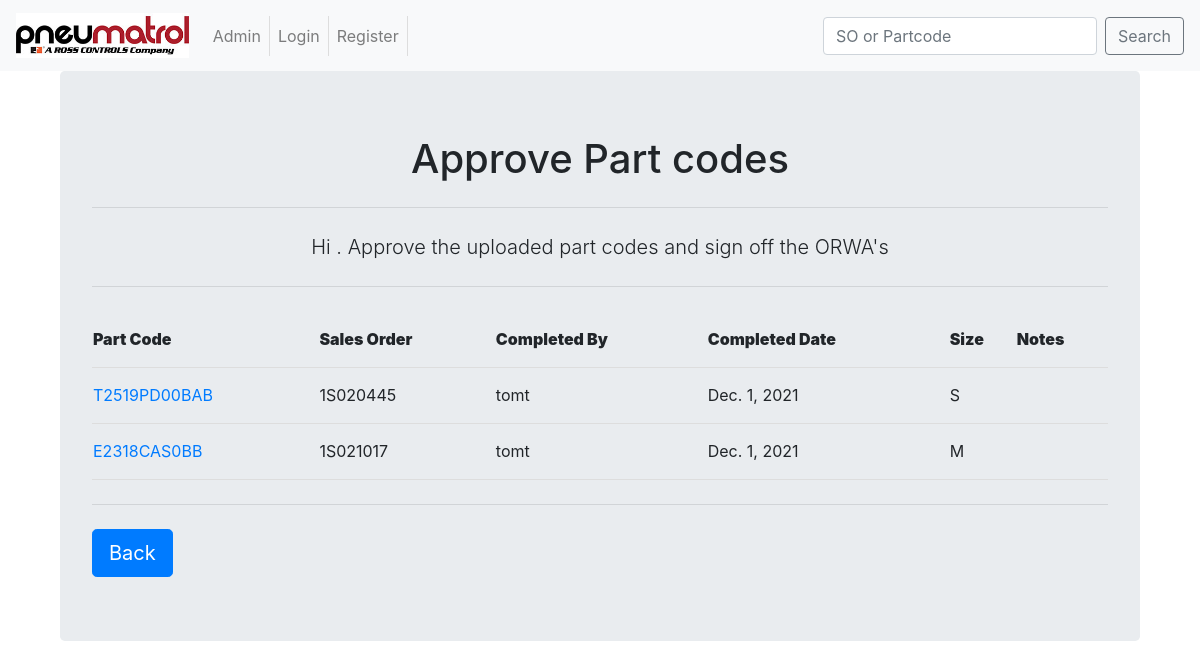
Page /ORWAapp/home/Approve/ on the earlier database version.
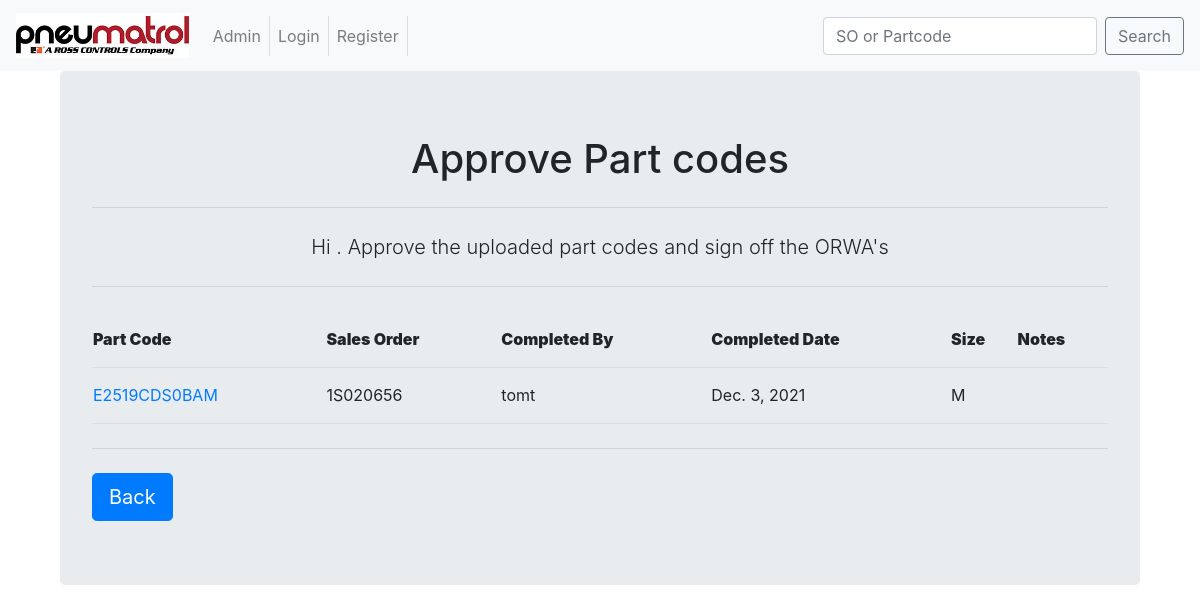
Same page on the later database version.
### ORWAapp/models.py (models this page shows, shortened)
class Parts(models.Model):
	part_code = models.CharField(max_length=22, unique=True)
	part_type = models.ForeignKey(PartType, on_delete=models.CASCADE)
	sales_order = models.ForeignKey(SalesOrder, on_delete=models.CASCADE, related_name='salesorder')
	updated_code = models.BooleanField(default=False)
	start_date = models.DateField()
	completed_by = models.ForeignKey(User, on_delete=models.CASCADE, related_name='completedby', null=False, blank=True)
	completed_date = models.DateField(auto_now_add = True)
	approved_by = models.ForeignKey(User, on_delete=models.CASCADE, related_name='approvedby', null=True, blank=True)
	approved_date = models.DateField(null=True, blank=True)
	problem_parts = models.BooleanField(default=False, verbose_name ="Problem parts checked")
	problem_parts_cleared = models.BooleanField(default = False)
	notes = models.TextField(blank=True, max_length = 256)
	SMALL = 'S'
	MEDIUM = "M"
	LARGE = "L"
	HUGE = "H"
	SIZE_CHOICES = [
	    (SMALL, 'Small'),
	    (MEDIUM, 'Medium'),
	    (LARGE, 'Large'),
	    (HUGE, 'Huge'),
	]
	size = models.CharField(max_length=1, choices=SIZE_CHOICES, null = False)
	class Meta:
		verbose_name_plural = "Parts"

class SalesOrder(models.Model):
	order_number = models.CharField(max_length = 8, unique = True)
	customer = models.ForeignKey(Customers,
									on_delete = models.CASCADE,
									)
	entered_date = models.DateField(null = True, blank = True)
	order_date = models.DateField(help_text = "date on the paperwork")
	issue_date = models.DateField(null = True, blank = True)
	ORWA_lines = models.IntegerField(null = False, help_text= "number of lines that are an ORWA")
	reject_user = models.ForeignKey(User,
									on_delete = models.CASCADE,
									related_name='rejected_by',
									null=True,
									blank=True,
									)
	reject_date = models.DateField(null = True, blank = True)
	reject_note = models.TextField(max_length = 200,
								 	blank = True,
								 	)
	notes = models.TextField(blank = True)
	paperwork = models.FileField(upload_to = update_filename,
									blank = False,
									)
	completed_paperwork = models.FileField(upload_to = update_filename_complete,
									blank = True,
									)
	allocated_to = models.ForeignKey(User,
									on_delete = models.CASCADE,
									null = True,
									blank = True,
									)
	class Meta:
		verbose_name_plural = "SalesOrders"
	def __str__(self):
	    return self.order_number

### ORWAapp/views.py (the view)
# urls.py: path('home/Approve/', views.Approve, name = "Approve"),
def Approve(request):
    user = request.user.username
    partdata = Parts.objects.filter(
        approved_date__isnull=True
        )
    context = {
    'Parts':partdata,
    'insert_me':user,
    }
    return render(request,'ORWAapp/home/Approve.html',context)

### templates/ORWAapp/home/Approve.html (shortened to what this page needs)
<!DOCTYPE html>
{% extends "base.html" %}
	{% block body_block %}
		<div class="container">
			<div class="jumbotron">
				<center>
					<h1>Approve Part codes </h1>
						<hr class="my-4">
						<p class="lead">Hi {{ insert_me }}. Approve the uploaded part codes and sign off the ORWA's </p>
						<hr class="my-4">
						<table id="Approval">
						    <tr>
						        <th><strong>Part Code</strong></th>
						        <th><strong>Sales Order</strong></th>
						        <th><strong>Completed By</strong></th>
						        <th><strong>Completed Date</strong></th>
						        <th><strong>Size</strong></th>
						        <th><strong>Notes</strong></th>
						    </tr>
						    {% for p in Parts %}
						    <tr>
						    	<td><a href="{% url 'ORWAapp:ApprovePart' p.part_code %}">{{ p.part_code }}</a></td>
						        <td>{{ p.sales_order }}</td>
						        <td>{{ p.completed_by }}</td>
						        <td>{{ p.completed_date }}</td>
						        <td>{{ p.size }}</td>
						        <td>{{ p.notes }}</td>
						    </tr>
						    {% endfor %}
	    				</table>
				</center>
			<hr class="my-4">
			<a class="btn btn-primary btn-lg" href="{% url 'ORWAapp:home' %}" role="button">Back</a>
			</div>
		</div>
	{% endblock %}

Differences in the rows shown:
no longer on this page (row edited): Parts: part_code "T2519PD00BAB", sales_order "1S020445", completed_by "tomt", completed_date "Dec. 1, 2021", size "S"
no longer on this page (row edited): Parts: part_code "E2318CAS0BB", sales_order "1S021017", completed_by "tomt", completed_date "Dec. 1, 2021", size "M"
added Parts: part_code "E2519CDS0BAM", sales_order "1S020656", completed_by "tomt", completed_date "Dec. 3, 2021", size "M"
